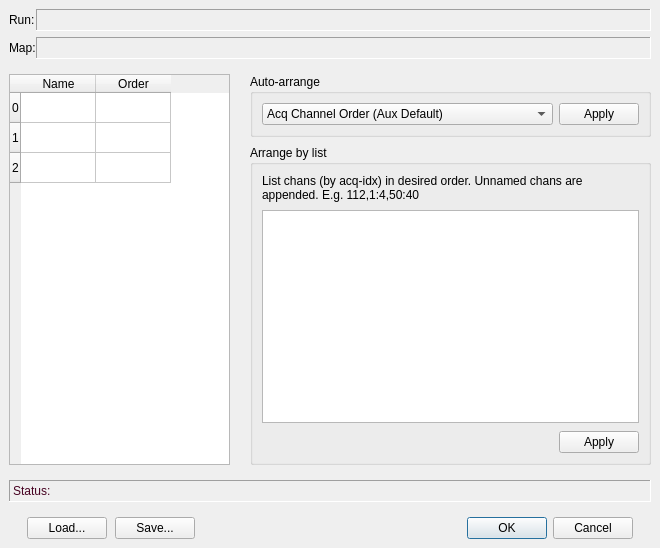
<?xml version="1.0" encoding="UTF-8"?>
<ui version="4.0">
 <class>ChanMappingDlg</class>
 <widget class="QDialog" name="ChanMappingDlg">
  <property name="windowModality">
   <enum>Qt::ApplicationModal</enum>
  </property>
  <property name="geometry">
   <rect>
    <x>0</x>
    <y>0</y>
    <width>660</width>
    <height>548</height>
   </rect>
  </property>
  <property name="sizePolicy">
   <sizepolicy hsizetype="Preferred" vsizetype="MinimumExpanding">
    <horstretch>0</horstretch>
    <verstretch>0</verstretch>
   </sizepolicy>
  </property>
  <property name="minimumSize">
   <size>
    <width>660</width>
    <height>548</height>
   </size>
  </property>
  <property name="windowTitle">
   <string>Channel Mapping</string>
  </property>
  <property name="modal">
   <bool>true</bool>
  </property>
  <layout class="QGridLayout" name="gridLayout_5" columnstretch="1,2" columnminimumwidth="0,0">
   <property name="leftMargin">
    <number>9</number>
   </property>
   <property name="topMargin">
    <number>9</number>
   </property>
   <property name="rightMargin">
    <number>9</number>
   </property>
   <property name="bottomMargin">
    <number>9</number>
   </property>
   <property name="horizontalSpacing">
    <number>20</number>
   </property>
   <property name="verticalSpacing">
    <number>15</number>
   </property>
   <item row="1" column="0">
    <widget class="QTableWidget" name="tableWidget">
     <property name="enabled">
      <bool>true</bool>
     </property>
     <property name="sizePolicy">
      <sizepolicy hsizetype="MinimumExpanding" vsizetype="Expanding">
       <horstretch>0</horstretch>
       <verstretch>0</verstretch>
      </sizepolicy>
     </property>
     <property name="minimumSize">
      <size>
       <width>221</width>
       <height>0</height>
      </size>
     </property>
     <property name="horizontalScrollBarPolicy">
      <enum>Qt::ScrollBarAlwaysOff</enum>
     </property>
     <attribute name="horizontalHeaderDefaultSectionSize">
      <number>75</number>
     </attribute>
     <row>
      <property name="text">
       <string>0</string>
      </property>
     </row>
     <row>
      <property name="text">
       <string>1</string>
      </property>
     </row>
     <row>
      <property name="text">
       <string>2</string>
      </property>
     </row>
     <column>
      <property name="text">
       <string>Name</string>
      </property>
     </column>
     <column>
      <property name="text">
       <string>Order</string>
      </property>
     </column>
    </widget>
   </item>
   <item row="1" column="1">
    <layout class="QGridLayout" name="gridLayout_2">
     <property name="verticalSpacing">
      <number>8</number>
     </property>
     <item row="0" column="0">
      <widget class="QGroupBox" name="groupBox">
       <property name="title">
        <string>Auto-arrange</string>
       </property>
       <layout class="QGridLayout" name="gridLayout_3">
        <property name="horizontalSpacing">
         <number>6</number>
        </property>
        <property name="verticalSpacing">
         <number>8</number>
        </property>
        <item row="0" column="1">
         <widget class="QPushButton" name="applyAutoBut">
          <property name="sizePolicy">
           <sizepolicy hsizetype="Preferred" vsizetype="Preferred">
            <horstretch>0</horstretch>
            <verstretch>0</verstretch>
           </sizepolicy>
          </property>
          <property name="text">
           <string>Apply</string>
          </property>
         </widget>
        </item>
        <item row="0" column="0">
         <widget class="QComboBox" name="autoCB">
          <property name="sizePolicy">
           <sizepolicy hsizetype="Expanding" vsizetype="Preferred">
            <horstretch>0</horstretch>
            <verstretch>0</verstretch>
           </sizepolicy>
          </property>
          <property name="minimumSize">
           <size>
            <width>150</width>
            <height>0</height>
           </size>
          </property>
          <item>
           <property name="text">
            <string>Acq Channel Order (Aux Default)</string>
           </property>
          </item>
          <item>
           <property name="text">
            <string>By Shank; Tip To Base (IM Default)</string>
           </property>
          </item>
          <item>
           <property name="text">
            <string>By Shank; Base To Tip</string>
           </property>
          </item>
         </widget>
        </item>
       </layout>
      </widget>
     </item>
     <item row="1" column="0">
      <widget class="QGroupBox" name="groupBox_2">
       <property name="title">
        <string>Arrange by list</string>
       </property>
       <layout class="QGridLayout" name="gridLayout_4">
        <property name="verticalSpacing">
         <number>8</number>
        </property>
        <item row="1" column="0">
         <widget class="QPlainTextEdit" name="listTE">
          <property name="sizePolicy">
           <sizepolicy hsizetype="Expanding" vsizetype="Expanding">
            <horstretch>0</horstretch>
            <verstretch>1</verstretch>
           </sizepolicy>
          </property>
          <property name="tabChangesFocus">
           <bool>true</bool>
          </property>
         </widget>
        </item>
        <item row="0" column="0">
         <widget class="QLabel" name="label">
          <property name="text">
           <string>List chans (by acq-idx) in desired order. Unnamed chans are appended. E.g. 112,1:4,50:40</string>
          </property>
          <property name="alignment">
           <set>Qt::AlignLeading|Qt::AlignLeft|Qt::AlignTop</set>
          </property>
          <property name="wordWrap">
           <bool>true</bool>
          </property>
         </widget>
        </item>
        <item row="2" column="0">
         <layout class="QHBoxLayout" name="horizontalLayout">
          <item>
           <spacer name="horizontalSpacer">
            <property name="orientation">
             <enum>Qt::Horizontal</enum>
            </property>
            <property name="sizeHint" stdset="0">
             <size>
              <width>40</width>
              <height>17</height>
             </size>
            </property>
           </spacer>
          </item>
          <item>
           <widget class="QPushButton" name="applyListBut">
            <property name="sizePolicy">
             <sizepolicy hsizetype="Preferred" vsizetype="Preferred">
              <horstretch>0</horstretch>
              <verstretch>0</verstretch>
             </sizepolicy>
            </property>
            <property name="text">
             <string>Apply</string>
            </property>
           </widget>
          </item>
         </layout>
        </item>
       </layout>
      </widget>
     </item>
    </layout>
   </item>
   <item row="3" column="0" colspan="2">
    <layout class="QHBoxLayout" name="horizontalLayout_2">
     <property name="spacing">
      <number>8</number>
     </property>
     <property name="leftMargin">
      <number>18</number>
     </property>
     <property name="rightMargin">
      <number>18</number>
     </property>
     <item>
      <widget class="QPushButton" name="loadBut">
       <property name="sizePolicy">
        <sizepolicy hsizetype="Preferred" vsizetype="Preferred">
         <horstretch>0</horstretch>
         <verstretch>0</verstretch>
        </sizepolicy>
       </property>
       <property name="text">
        <string>Load...</string>
       </property>
      </widget>
     </item>
     <item>
      <widget class="QPushButton" name="saveBut">
       <property name="sizePolicy">
        <sizepolicy hsizetype="Preferred" vsizetype="Preferred">
         <horstretch>0</horstretch>
         <verstretch>0</verstretch>
        </sizepolicy>
       </property>
       <property name="text">
        <string>Save...</string>
       </property>
      </widget>
     </item>
     <item>
      <spacer name="horizontalSpacer_2">
       <property name="orientation">
        <enum>Qt::Horizontal</enum>
       </property>
       <property name="sizeType">
        <enum>QSizePolicy::Expanding</enum>
       </property>
       <property name="sizeHint" stdset="0">
        <size>
         <width>40</width>
         <height>20</height>
        </size>
       </property>
      </spacer>
     </item>
     <item>
      <widget class="QDialogButtonBox" name="buttonBox">
       <property name="sizePolicy">
        <sizepolicy hsizetype="Preferred" vsizetype="Preferred">
         <horstretch>0</horstretch>
         <verstretch>0</verstretch>
        </sizepolicy>
       </property>
       <property name="focusPolicy">
        <enum>Qt::StrongFocus</enum>
       </property>
       <property name="orientation">
        <enum>Qt::Horizontal</enum>
       </property>
       <property name="standardButtons">
        <set>QDialogButtonBox::Cancel|QDialogButtonBox::Ok</set>
       </property>
      </widget>
     </item>
    </layout>
   </item>
   <item row="0" column="0" colspan="2">
    <layout class="QGridLayout" name="gridLayout">
     <property name="verticalSpacing">
      <number>6</number>
     </property>
     <item row="1" column="0">
      <widget class="QLabel" name="mapHdr">
       <property name="text">
        <string>Map:</string>
       </property>
      </widget>
     </item>
     <item row="0" column="0">
      <widget class="QLabel" name="cfgHdr">
       <property name="sizePolicy">
        <sizepolicy hsizetype="Preferred" vsizetype="Preferred">
         <horstretch>0</horstretch>
         <verstretch>0</verstretch>
        </sizepolicy>
       </property>
       <property name="text">
        <string>Run:</string>
       </property>
      </widget>
     </item>
     <item row="0" column="1">
      <widget class="QLabel" name="cfgLbl">
       <property name="enabled">
        <bool>true</bool>
       </property>
       <property name="sizePolicy">
        <sizepolicy hsizetype="Expanding" vsizetype="Preferred">
         <horstretch>1</horstretch>
         <verstretch>0</verstretch>
        </sizepolicy>
       </property>
       <property name="minimumSize">
        <size>
         <width>0</width>
         <height>22</height>
        </size>
       </property>
       <property name="palette">
        <palette>
         <active>
          <colorrole role="WindowText">
           <brush brushstyle="SolidPattern">
            <color alpha="255">
             <red>71</red>
             <green>3</green>
             <blue>34</blue>
            </color>
           </brush>
          </colorrole>
         </active>
         <inactive>
          <colorrole role="WindowText">
           <brush brushstyle="SolidPattern">
            <color alpha="255">
             <red>71</red>
             <green>3</green>
             <blue>34</blue>
            </color>
           </brush>
          </colorrole>
         </inactive>
         <disabled>
          <colorrole role="WindowText">
           <brush brushstyle="SolidPattern">
            <color alpha="255">
             <red>106</red>
             <green>104</green>
             <blue>100</blue>
            </color>
           </brush>
          </colorrole>
         </disabled>
        </palette>
       </property>
       <property name="frameShape">
        <enum>QFrame::Panel</enum>
       </property>
       <property name="frameShadow">
        <enum>QFrame::Sunken</enum>
       </property>
       <property name="lineWidth">
        <number>1</number>
       </property>
       <property name="text">
        <string/>
       </property>
      </widget>
     </item>
     <item row="1" column="1">
      <widget class="QLabel" name="mapLbl">
       <property name="enabled">
        <bool>true</bool>
       </property>
       <property name="sizePolicy">
        <sizepolicy hsizetype="Expanding" vsizetype="Preferred">
         <horstretch>1</horstretch>
         <verstretch>0</verstretch>
        </sizepolicy>
       </property>
       <property name="minimumSize">
        <size>
         <width>0</width>
         <height>22</height>
        </size>
       </property>
       <property name="palette">
        <palette>
         <active>
          <colorrole role="WindowText">
           <brush brushstyle="SolidPattern">
            <color alpha="255">
             <red>71</red>
             <green>3</green>
             <blue>34</blue>
            </color>
           </brush>
          </colorrole>
         </active>
         <inactive>
          <colorrole role="WindowText">
           <brush brushstyle="SolidPattern">
            <color alpha="255">
             <red>71</red>
             <green>3</green>
             <blue>34</blue>
            </color>
           </brush>
          </colorrole>
         </inactive>
         <disabled>
          <colorrole role="WindowText">
           <brush brushstyle="SolidPattern">
            <color alpha="255">
             <red>106</red>
             <green>104</green>
             <blue>100</blue>
            </color>
           </brush>
          </colorrole>
         </disabled>
        </palette>
       </property>
       <property name="frameShape">
        <enum>QFrame::Panel</enum>
       </property>
       <property name="frameShadow">
        <enum>QFrame::Sunken</enum>
       </property>
       <property name="lineWidth">
        <number>1</number>
       </property>
       <property name="text">
        <string/>
       </property>
      </widget>
     </item>
    </layout>
   </item>
   <item row="2" column="0" colspan="2">
    <widget class="QLabel" name="statusLbl">
     <property name="enabled">
      <bool>true</bool>
     </property>
     <property name="sizePolicy">
      <sizepolicy hsizetype="Expanding" vsizetype="Preferred">
       <horstretch>0</horstretch>
       <verstretch>0</verstretch>
      </sizepolicy>
     </property>
     <property name="minimumSize">
      <size>
       <width>0</width>
       <height>22</height>
      </size>
     </property>
     <property name="palette">
      <palette>
       <active>
        <colorrole role="WindowText">
         <brush brushstyle="SolidPattern">
          <color alpha="255">
           <red>71</red>
           <green>3</green>
           <blue>34</blue>
          </color>
         </brush>
        </colorrole>
       </active>
       <inactive>
        <colorrole role="WindowText">
         <brush brushstyle="SolidPattern">
          <color alpha="255">
           <red>71</red>
           <green>3</green>
           <blue>34</blue>
          </color>
         </brush>
        </colorrole>
       </inactive>
       <disabled>
        <colorrole role="WindowText">
         <brush brushstyle="SolidPattern">
          <color alpha="255">
           <red>106</red>
           <green>104</green>
           <blue>100</blue>
          </color>
         </brush>
        </colorrole>
       </disabled>
      </palette>
     </property>
     <property name="frameShape">
      <enum>QFrame::Panel</enum>
     </property>
     <property name="frameShadow">
      <enum>QFrame::Sunken</enum>
     </property>
     <property name="lineWidth">
      <number>1</number>
     </property>
     <property name="text">
      <string>Status:</string>
     </property>
    </widget>
   </item>
  </layout>
 </widget>
 <tabstops>
  <tabstop>buttonBox</tabstop>
  <tabstop>tableWidget</tabstop>
  <tabstop>autoCB</tabstop>
  <tabstop>applyAutoBut</tabstop>
  <tabstop>listTE</tabstop>
  <tabstop>applyListBut</tabstop>
  <tabstop>loadBut</tabstop>
  <tabstop>saveBut</tabstop>
 </tabstops>
 <resources/>
 <connections/>
</ui>
